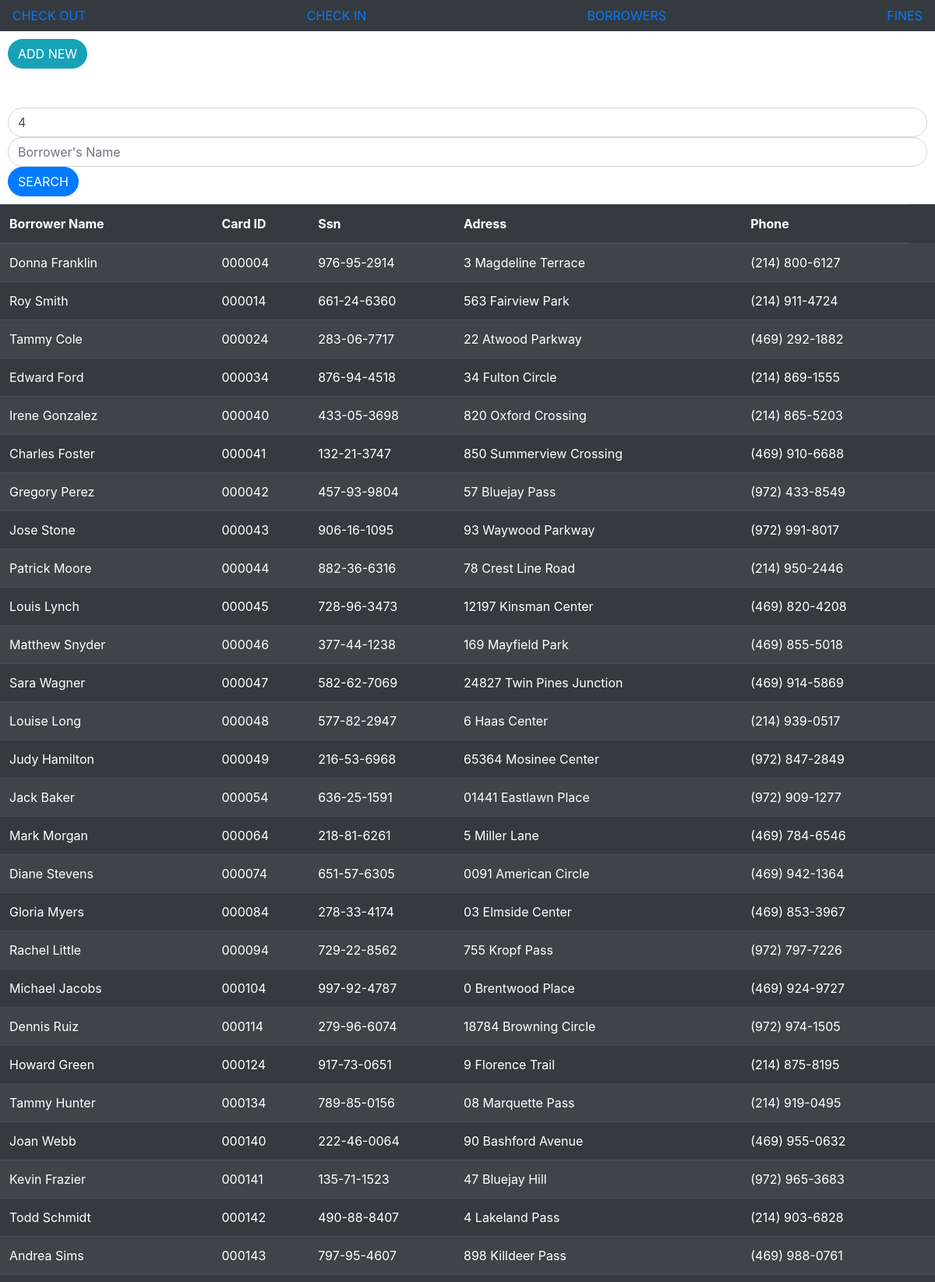
/davisdb/borrowers.php?cardID=4 (upper part), run on the app's committed database.
### tables this page shows
CREATE TABLE `borrower` (
  `Card_id` int(6) unsigned zerofill NOT NULL AUTO_INCREMENT,
  `Ssn` varchar(11) NOT NULL,
  `Bname` varchar(255) DEFAULT NULL,
  `Address` varchar(255) DEFAULT NULL,
  `Phone` varchar(50) DEFAULT NULL,
  `Copies_borrow` int(1) DEFAULT NULL,
  PRIMARY KEY (`Card_id`)
);

### davisdb/borrowers.php (the view, shortened to what this page needs)
<!DOCTYPE html>
<html lang="en">
<head>
    <link rel="stylesheet" href="https://stackpath.bootstrapcdn.com/bootstrap/4.3.1/css/bootstrap.min.css">
</head>
<body>
<nav class="navbar navbar-dark bg-dark">
        <a href='index.php' target='body'>CHECK OUT</a>
        <a href='checkIn.php' target='body'>CHECK IN</a>
        <a href='borrowers.php' target='body'>BORROWERS</a>
        <a href='fines.php' target='body'>FINES</a>
</nav>
<p class="g3"><a href="addBorrowers.php"><button style="margin: 10px" class="btn btn-info rounded-pill" type="button">ADD NEW</button></a><br><br>
<?php
	if (isset($_GET['cardID']))
		$cardID=$_GET['cardID'];
	else
		$cardID='';
	if (isset($_GET['bname']))
		$bname=$_GET['bname'];
	else
		$bname='';
	?>
  <form style="margin: 10px" action="borrowers.php" method="get">
         <div><div><input type="text" class="form-control rounded-pill" id="cardID" name="cardID" placeholder="Card ID" value="<?php echo $cardID?>"></div></div>
          <div><div><input type="text" class="form-control rounded-pill" id="bname" name="bname" placeholder="Borrower's Name" value="<?php echo $bname?>"></div></div>
          <button type="submit" class="btn btn-primary rounded-pill">SEARCH</button>
  </form>
<?php
        include('config.php');
        if (isset($_GET['cardID']) ||isset($_GET['bname'])){
            $query= "SELECT * from BORROWER WHERE Card_id LIKE \"%".  $cardID . "%\" AND Bname LIKE \"%" . $bname . "%\"" ;
            $res= mysqli_query($conn,$query);
            $row = mysqli_num_rows($res);
            if($row>0){
 ?>
                <table class="table table-striped table-dark">
                    <thead>
                        <tr>
                            <th>Borrower Name</th>
                            <th>Card ID</th>
                            <th>Ssn</th>
                            <th>Adress</th>
                            <th>Phone</th>
                        </tr>
                     </thead>
                     <tbody>
<?php
                while($resArray=mysqli_fetch_array($res)){
?>
                    <tr>
                        <td><?php echo $resArray['Bname']; ?></td>
                        <td><?php echo $resArray['Card_id']; ?></td>
                        <td><?php echo $resArray['Ssn']; ?></td>
                        <td><?php echo $resArray['Address']; ?></td>
                        <td><?php echo $resArray['Phone']; ?></td>
                        <td>
<?php
                  }
?>
                        </td>
                    </tr>
                    </tbody>
                   </table>
<?php
              }
		else{
?>
                 <p class="g4 alert alert-danger" role="alert">No records found.</p>
<?php
	     }
}
?>
</body>
</html>

### data on the page
borrower: Bname "Donna Franklin", Card_id "000004", Ssn "976-95-2914", Address "3 Magdeline Terrace", Phone "(214) 800-6127"
borrower: Bname "Roy Smith", Card_id "000014", Ssn "661-24-6360", Address "563 Fairview Park", Phone "(214) 911-4724"
borrower: Bname "Tammy Cole", Card_id "000024", Ssn "283-06-7717", Address "22 Atwood Parkway", Phone "(469) 292-1882"
borrower: Bname "Edward Ford", Card_id "000034", Ssn "876-94-4518", Address "34 Fulton Circle", Phone "(214) 869-1555"
borrower: Bname "Irene Gonzalez", Card_id "000040", Ssn "433-05-3698", Address "820 Oxford Crossing", Phone "(214) 865-5203"
borrower: Bname "Charles Foster", Card_id "000041", Ssn "132-21-3747", Address "850 Summerview Crossing", Phone "(469) 910-6688"
borrower: Bname "Gregory Perez", Card_id "000042", Ssn "457-93-9804", Address "57 Bluejay Pass", Phone "(972) 433-8549"
borrower: Bname "Jose Stone", Card_id "000043", Ssn "906-16-1095", Address "93 Waywood Parkway", Phone "(972) 991-8017"
borrower: Bname "Patrick Moore", Card_id "000044", Ssn "882-36-6316", Address "78 Crest Line Road", Phone "(214) 950-2446"
borrower: Bname "Louis Lynch", Card_id "000045", Ssn "728-96-3473", Address "12197 Kinsman Center", Phone "(469) 820-4208"
borrower: Bname "Matthew Snyder", Card_id "000046", Ssn "377-44-1238", Address "169 Mayfield Park", Phone "(469) 855-5018"
borrower: Bname "Sara Wagner", Card_id "000047", Ssn "582-62-7069", Address "24827 Twin Pines Junction", Phone "(469) 914-5869"
borrower: Bname "Louise Long", Card_id "000048", Ssn "577-82-2947", Address "6 Haas Center", Phone "(214) 939-0517"
borrower: Bname "Judy Hamilton", Card_id "000049", Ssn "216-53-6968", Address "65364 Mosinee Center", Phone "(972) 847-2849"
borrower: Bname "Jack Baker", Card_id "000054", Ssn "636-25-1591", Address "01441 Eastlawn Place", Phone "(972) 909-1277"
borrower: Bname "Mark Morgan", Card_id "000064", Ssn "218-81-6261", Address "5 Miller Lane", Phone "(469) 784-6546"
borrower: Bname "Diane Stevens", Card_id "000074", Ssn "651-57-6305", Address "0091 American Circle", Phone "(469) 942-1364"
borrower: Bname "Gloria Myers", Card_id "000084", Ssn "278-33-4174", Address "03 Elmside Center", Phone "(469) 853-3967"
borrower: Bname "Rachel Little", Card_id "000094", Ssn "729-22-8562", Address "755 Kropf Pass", Phone "(972) 797-7226"
borrower: Bname "Michael Jacobs", Card_id "000104", Ssn "997-92-4787", Address "0 Brentwood Place", Phone "(469) 924-9727"
borrower: Bname "Dennis Ruiz", Card_id "000114", Ssn "279-96-6074", Address "18784 Browning Circle", Phone "(972) 974-1505"
borrower: Bname "Howard Green", Card_id "000124", Ssn "917-73-0651", Address "9 Florence Trail", Phone "(214) 875-8195"
borrower: Bname "Tammy Hunter", Card_id "000134", Ssn "789-85-0156", Address "08 Marquette Pass", Phone "(214) 919-0495"
borrower: Bname "Joan Webb", Card_id "000140", Ssn "222-46-0064", Address "90 Bashford Avenue", Phone "(469) 955-0632"
borrower: Bname "Kevin Frazier", Card_id "000141", Ssn "135-71-1523", Address "47 Bluejay Hill", Phone "(972) 965-3683"
borrower: Bname "Todd Schmidt", Card_id "000142", Ssn "490-88-8407", Address "4 Lakeland Pass", Phone "(214) 903-6828"
borrower: Bname "Andrea Sims", Card_id "000143", Ssn "797-95-4607", Address "898 Killdeer Pass", Phone "(469) 988-0761"
